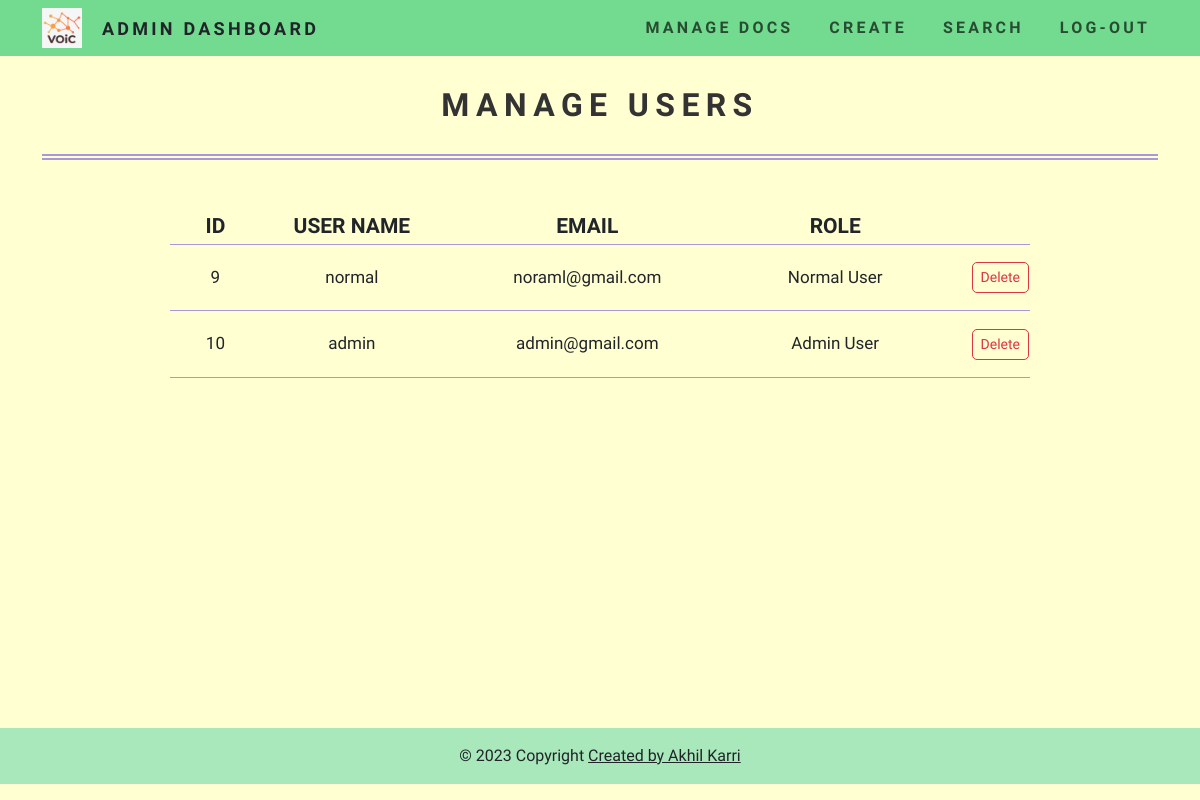
Screenshot of /admin.php (signed in) with the database file from the repository.
### tables this page shows
CREATE TABLE `user` (
  `id` int(11) NOT NULL,
  `name` varchar(255) NOT NULL,
  `email` varchar(255) NOT NULL,
  `password_hash` varchar(255) NOT NULL,
  `role` int(11) NOT NULL
);

### admin.php (the view, shortened to what this page needs)
<?php
if (isset($_SESSION["user_id"])) {
    $mysqli = require __DIR__ . "/database.php";
    $sql = "SELECT * FROM user
            WHERE id = {$_SESSION["user_id"]}";
    $result = $mysqli->query($sql);
    $user = $result->fetch_assoc();
}
?>
<!DOCTYPE html>
<html lang="en">
<head>
    <link href="https://cdn.jsdelivr.net/npm/bootstrap@5.3.0-alpha1/dist/css/bootstrap.min.css" rel="stylesheet">
    <link rel="stylesheet" href="https://cdn.jsdelivr.net/npm/bootstrap-icons@1.10.3/font/bootstrap-icons.css">
    <link rel="stylesheet" href="style.css">
</head>
<body>
<?php if (isset($user)): ?>
    <header>
        <nav class="navbar navbar-expand-lg  navbar-light">
            <div class="container">
                <a href="VOiC.php" class="navbar-logo">
                    <img class="d-inline-block align-top" src="logo.png" height="40" alt="">
                </a>
                    <a href="admin.php" class="nav-link" style="padding-left: 20px; font-weight: bolder; font-size: 18px; letter-spacing: 0.18em; "> Admin Dashboard</a>
                <div class="collapse navbar-collapse" id="navbarNav">
                    <ul class="navbar-nav ms-auto">
                        <li class="nav-item active">
                            <a href="home.php" class="nav-link">Manage Docs</a>
                        </li>
                        <li class="nav-item active">
                            <a href="create.php" class="nav-link">Create</a>
                        </li>
                        <li class="nav-item active">
                            <a href="VOiC.php" class="nav-link">Search</a>
                        </li>
                        <li class="nav-item active">
                            <a href="logout.php" class="nav-link"> Log-out </a>
                        </li>
                    </ul>
                </div>
            </div>
        </nav>
    </header>
    <div class="container">
        <h1>Manage Users</h1>
    </div>
    <div class="container" style="padding-bottom: 150px; margin-top: 50px; margin-bottom: 100px; border-radius: 20px; padding-left: 140px; padding-right: 140px">
        <table class="container">
            <tr class="tableHead"> <th> ID</th><th>USER NAME</th><th> EMAIL</th><th>ROLE</th> </tr>
<?php
$result = $mysqli->query("SELECT * FROM `user`");
if (mysqli_num_rows($result) > 0) {
    while($row = mysqli_fetch_assoc($result)){
?>
            <tr class="tableCon">
                <td class="tabRow"><?php echo $row['id'] ?></td>
                <td class="tabRow"><?php echo $row['name'] ?></td>
                <td class="tabRow"><?php echo $row['email'] ?></td>
                <td class="tabRow">
                    <?php
                    if ($row['role'] == 1){
                        echo "Normal User";
                    }
                    if ($row['role'] == 2){
                        echo "Admin User";
                    }
                    ?></td>
                <td>
                    <a href='admin.php?delid=<?php echo $row['id']; ?>'  class="btn btn-outline-danger mr-2 btn-sm float-right read" > Delete </a>
                </td>
            </tr>
<?php
    }
} else {
    echo "No results found.";
}
?>
        </table>
    </div>
<?php endif; ?>
<footer class="bg-light text-center text-lg-start" style="margin-top: 200px; bottom: 0;">
  <div class="text-center p-3" style="background-color: #7ddf99a5;; ">
    © 2023 Copyright
    <a class="text-dark" href="https://github.com/AkhilKarri2002">Created by Akhil Karri</a>
  </div>
</footer>
</body>
</html>

### style.css (style rules this page uses)
nav { background-color: #73db90; font-weight: bolder; }
body { font-family: 'Quicksand', sans-serif; background-color: #ffffd2; }
h1 { border-bottom: 6px double #AA96DA; position: relative; text-decoration: none; font-size: 2em; color: #333; text-transform: uppercase; letter-spacing: 0.2em; text-align: center; padding: 30px; font-weight: bolder; }
header a { position: relative; text-decoration: none; font-size: 1em; color: #333; text-transform: uppercase; letter-spacing: 0.1em; }
header ul { position: relative; display: flex; gap: 20px; }
header ul li { list-style: none; }
header ul li a { position: relative; text-decoration: none; font-size: 1em; color: #333; text-transform: uppercase; letter-spacing: 0.2em; }
header ul li a::before { content: ''; position: absolute; bottom: -1px; width: 100%; height: 2px; background: #333; transform: scaleX(0); transition: transform 0.5s ease-in-out; transform-origin: right; }

### admin.php (style rules this page uses)
.read { float: right!important; border-radius: 5px; }
.tableHead { text-align: center; font-size: 21px; border-bottom: 1.5px solid #AA96DA; }
.tableCon { font-size: 17px; border-bottom: 0.5px solid #AA96DA; }
.tabRow { padding: 20px; text-align: center; }

### rows the page displays
user: id "9", name "normal", email "noraml@gmail.com", role "Normal User"
user: id "10", name "admin", email "admin@gmail.com", role "Admin User"
